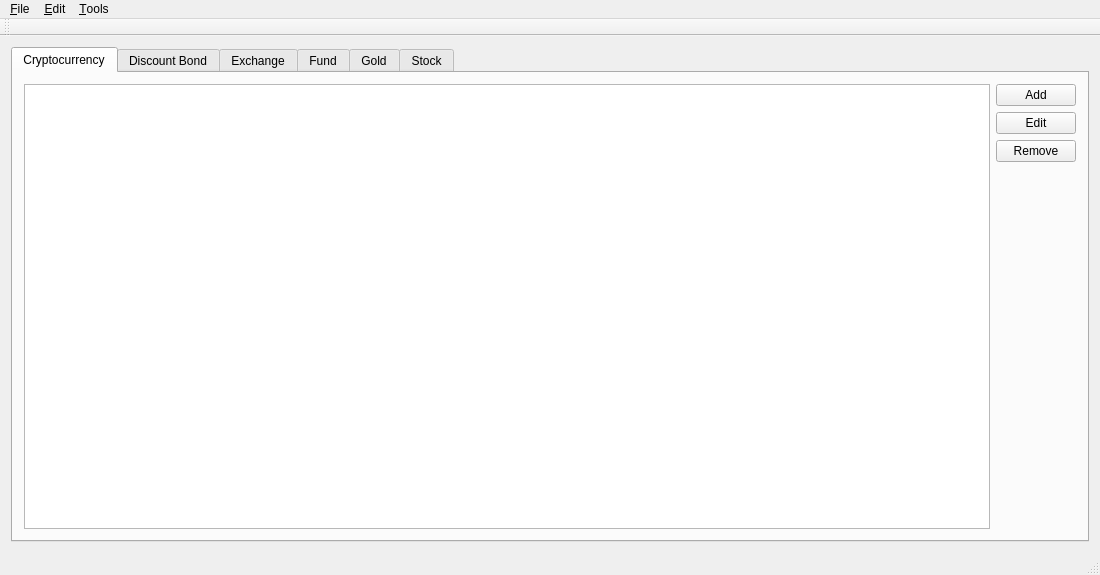
<?xml version="1.0" encoding="UTF-8"?>
<ui version="4.0">
 <class>MainWindow</class>
 <widget class="QMainWindow" name="MainWindow">
  <property name="geometry">
   <rect>
    <x>0</x>
    <y>0</y>
    <width>1100</width>
    <height>575</height>
   </rect>
  </property>
  <property name="windowTitle">
   <string notr="true">MainWindow</string>
  </property>
  <widget class="QWidget" name="centralWidget">
   <property name="enabled">
    <bool>true</bool>
   </property>
   <layout class="QVBoxLayout" name="verticalLayout">
    <item>
     <widget class="QTabWidget" name="twOperations">
      <property name="currentIndex">
       <number>0</number>
      </property>
      <widget class="QWidget" name="cryptoCurrencyTab">
       <attribute name="title">
        <string>Cryptocurrency</string>
       </attribute>
       <layout class="QHBoxLayout" name="horizontalLayout_2">
        <item>
         <widget class="QTreeView" name="trvCryptocurrencyView">
          <property name="indentation">
           <number>8</number>
          </property>
          <property name="uniformRowHeights">
           <bool>true</bool>
          </property>
          <attribute name="headerCascadingSectionResizes">
           <bool>false</bool>
          </attribute>
          <attribute name="headerDefaultSectionSize">
           <number>135</number>
          </attribute>
         </widget>
        </item>
        <item>
         <layout class="QVBoxLayout" name="verticalLayout_6">
          <item>
           <widget class="QPushButton" name="btnNewCryptocurrencyTransaction">
            <property name="text">
             <string>Add</string>
            </property>
           </widget>
          </item>
          <item>
           <widget class="QPushButton" name="btnEditCryptocurrency">
            <property name="text">
             <string>Edit</string>
            </property>
           </widget>
          </item>
          <item>
           <widget class="QPushButton" name="btnDeleteCryptocurrency">
            <property name="text">
             <string>Remove</string>
            </property>
           </widget>
          </item>
          <item>
           <spacer name="verticalSpacer">
            <property name="orientation">
             <enum>Qt::Vertical</enum>
            </property>
            <property name="sizeHint" stdset="0">
             <size>
              <width>20</width>
              <height>40</height>
             </size>
            </property>
           </spacer>
          </item>
         </layout>
        </item>
       </layout>
      </widget>
      <widget class="QWidget" name="bondTab">
       <attribute name="title">
        <string>Discount Bond</string>
       </attribute>
       <layout class="QHBoxLayout" name="horizontalLayout">
        <item>
         <widget class="QTableView" name="tbvDiscountBondView">
          <property name="selectionBehavior">
           <enum>QAbstractItemView::SelectRows</enum>
          </property>
          <attribute name="horizontalHeaderDefaultSectionSize">
           <number>135</number>
          </attribute>
          <attribute name="horizontalHeaderStretchLastSection">
           <bool>true</bool>
          </attribute>
          <attribute name="verticalHeaderVisible">
           <bool>false</bool>
          </attribute>
         </widget>
        </item>
        <item>
         <layout class="QVBoxLayout" name="verticalLayout_7">
          <item>
           <widget class="QPushButton" name="btnNewDiscountBondTransaction">
            <property name="text">
             <string>Add</string>
            </property>
           </widget>
          </item>
          <item>
           <widget class="QPushButton" name="pushButton">
            <property name="text">
             <string>PushButton</string>
            </property>
           </widget>
          </item>
          <item>
           <widget class="QPushButton" name="pushButton_2">
            <property name="text">
             <string>PushButton</string>
            </property>
           </widget>
          </item>
          <item>
           <spacer name="verticalSpacer_2">
            <property name="orientation">
             <enum>Qt::Vertical</enum>
            </property>
            <property name="sizeHint" stdset="0">
             <size>
              <width>20</width>
              <height>40</height>
             </size>
            </property>
           </spacer>
          </item>
         </layout>
        </item>
       </layout>
      </widget>
      <widget class="QWidget" name="exchangeTab">
       <attribute name="title">
        <string>Exchange</string>
       </attribute>
       <layout class="QHBoxLayout" name="horizontalLayout_3">
        <item>
         <widget class="QTableView" name="tbvExchangeView">
          <property name="selectionBehavior">
           <enum>QAbstractItemView::SelectRows</enum>
          </property>
          <attribute name="horizontalHeaderDefaultSectionSize">
           <number>160</number>
          </attribute>
          <attribute name="horizontalHeaderStretchLastSection">
           <bool>true</bool>
          </attribute>
          <attribute name="verticalHeaderVisible">
           <bool>false</bool>
          </attribute>
         </widget>
        </item>
        <item>
         <layout class="QVBoxLayout" name="verticalLayout_5">
          <item>
           <widget class="QPushButton" name="btnNewExchangeTransaction">
            <property name="text">
             <string>Add</string>
            </property>
           </widget>
          </item>
          <item>
           <widget class="QPushButton" name="pushButton_3">
            <property name="text">
             <string>PushButton</string>
            </property>
           </widget>
          </item>
          <item>
           <widget class="QPushButton" name="pushButton_4">
            <property name="text">
             <string>PushButton</string>
            </property>
           </widget>
          </item>
          <item>
           <spacer name="verticalSpacer_3">
            <property name="orientation">
             <enum>Qt::Vertical</enum>
            </property>
            <property name="sizeHint" stdset="0">
             <size>
              <width>20</width>
              <height>40</height>
             </size>
            </property>
           </spacer>
          </item>
         </layout>
        </item>
       </layout>
      </widget>
      <widget class="QWidget" name="fundTab">
       <attribute name="title">
        <string>Fund</string>
       </attribute>
       <layout class="QHBoxLayout" name="horizontalLayout_4">
        <item>
         <widget class="QTableView" name="tbvFundView">
          <property name="selectionBehavior">
           <enum>QAbstractItemView::SelectRows</enum>
          </property>
          <attribute name="horizontalHeaderDefaultSectionSize">
           <number>120</number>
          </attribute>
          <attribute name="horizontalHeaderStretchLastSection">
           <bool>true</bool>
          </attribute>
          <attribute name="verticalHeaderVisible">
           <bool>false</bool>
          </attribute>
         </widget>
        </item>
        <item>
         <layout class="QVBoxLayout" name="verticalLayout_4">
          <item>
           <widget class="QPushButton" name="btnNewFundTransaction">
            <property name="text">
             <string>Add</string>
            </property>
           </widget>
          </item>
          <item>
           <widget class="QPushButton" name="pushButton_5">
            <property name="text">
             <string>PushButton</string>
            </property>
           </widget>
          </item>
          <item>
           <widget class="QPushButton" name="pushButton_6">
            <property name="text">
             <string>PushButton</string>
            </property>
           </widget>
          </item>
          <item>
           <spacer name="verticalSpacer_4">
            <property name="orientation">
             <enum>Qt::Vertical</enum>
            </property>
            <property name="sizeHint" stdset="0">
             <size>
              <width>20</width>
              <height>40</height>
             </size>
            </property>
           </spacer>
          </item>
         </layout>
        </item>
       </layout>
      </widget>
      <widget class="QWidget" name="goldTab">
       <attribute name="title">
        <string>Gold</string>
       </attribute>
       <layout class="QHBoxLayout" name="horizontalLayout_5">
        <item>
         <widget class="QTableView" name="tbvGoldView">
          <property name="selectionBehavior">
           <enum>QAbstractItemView::SelectRows</enum>
          </property>
          <attribute name="horizontalHeaderDefaultSectionSize">
           <number>160</number>
          </attribute>
          <attribute name="horizontalHeaderStretchLastSection">
           <bool>true</bool>
          </attribute>
          <attribute name="verticalHeaderVisible">
           <bool>false</bool>
          </attribute>
         </widget>
        </item>
        <item>
         <layout class="QVBoxLayout" name="verticalLayout_3">
          <item>
           <widget class="QPushButton" name="btnNewGoldTransaction">
            <property name="text">
             <string>Add</string>
            </property>
           </widget>
          </item>
          <item>
           <widget class="QPushButton" name="pushButton_7">
            <property name="text">
             <string>PushButton</string>
            </property>
           </widget>
          </item>
          <item>
           <widget class="QPushButton" name="pushButton_8">
            <property name="text">
             <string>PushButton</string>
            </property>
           </widget>
          </item>
          <item>
           <spacer name="verticalSpacer_5">
            <property name="orientation">
             <enum>Qt::Vertical</enum>
            </property>
            <property name="sizeHint" stdset="0">
             <size>
              <width>20</width>
              <height>40</height>
             </size>
            </property>
           </spacer>
          </item>
         </layout>
        </item>
       </layout>
      </widget>
      <widget class="QWidget" name="stockTab">
       <attribute name="title">
        <string>Stock</string>
       </attribute>
       <layout class="QHBoxLayout" name="horizontalLayout_6">
        <item>
         <widget class="QTableView" name="tbvStockView">
          <property name="selectionBehavior">
           <enum>QAbstractItemView::SelectRows</enum>
          </property>
          <attribute name="horizontalHeaderDefaultSectionSize">
           <number>115</number>
          </attribute>
          <attribute name="horizontalHeaderStretchLastSection">
           <bool>true</bool>
          </attribute>
          <attribute name="verticalHeaderVisible">
           <bool>false</bool>
          </attribute>
         </widget>
        </item>
        <item>
         <layout class="QVBoxLayout" name="verticalLayout_2">
          <item>
           <widget class="QPushButton" name="btnNewStockTransaction">
            <property name="text">
             <string>Add</string>
            </property>
           </widget>
          </item>
          <item>
           <widget class="QPushButton" name="pushButton_9">
            <property name="text">
             <string>PushButton</string>
            </property>
           </widget>
          </item>
          <item>
           <widget class="QPushButton" name="pushButton_10">
            <property name="text">
             <string>PushButton</string>
            </property>
           </widget>
          </item>
          <item>
           <spacer name="verticalSpacer_6">
            <property name="orientation">
             <enum>Qt::Vertical</enum>
            </property>
            <property name="sizeHint" stdset="0">
             <size>
              <width>20</width>
              <height>40</height>
             </size>
            </property>
           </spacer>
          </item>
         </layout>
        </item>
       </layout>
      </widget>
     </widget>
    </item>
   </layout>
  </widget>
  <widget class="QMenuBar" name="menuBar">
   <property name="geometry">
    <rect>
     <x>0</x>
     <y>0</y>
     <width>1100</width>
     <height>25</height>
    </rect>
   </property>
   <widget class="QMenu" name="menu_File">
    <property name="title">
     <string>&amp;File</string>
    </property>
    <widget class="QMenu" name="menuOpen_Recent_Portfolios">
     <property name="title">
      <string>Open &amp;Recent Portfolios</string>
     </property>
    </widget>
    <addaction name="actionNew_Portfolio"/>
    <addaction name="actionOpen_Portfolio"/>
    <addaction name="menuOpen_Recent_Portfolios"/>
    <addaction name="separator"/>
    <addaction name="actionClose"/>
   </widget>
   <widget class="QMenu" name="menu_Edit">
    <property name="title">
     <string>&amp;Edit</string>
    </property>
    <addaction name="actionEdit_Portfolio"/>
    <addaction name="separator"/>
   </widget>
   <widget class="QMenu" name="menu_Tools">
    <property name="title">
     <string>&amp;Tools</string>
    </property>
    <widget class="QMenu" name="menu_Language">
     <property name="title">
      <string>&amp;Locale</string>
     </property>
     <addaction name="actionEnglish"/>
     <addaction name="actionTurkish"/>
    </widget>
    <addaction name="menu_Language"/>
   </widget>
   <addaction name="menu_File"/>
   <addaction name="menu_Edit"/>
   <addaction name="menu_Tools"/>
  </widget>
  <widget class="QToolBar" name="mainToolBar">
   <attribute name="toolBarArea">
    <enum>TopToolBarArea</enum>
   </attribute>
   <attribute name="toolBarBreak">
    <bool>false</bool>
   </attribute>
  </widget>
  <widget class="QStatusBar" name="statusBar"/>
  <action name="actionClose">
   <property name="text">
    <string>&amp;Close</string>
   </property>
  </action>
  <action name="actionDiscountBond">
   <property name="enabled">
    <bool>true</bool>
   </property>
   <property name="text">
    <string>Discount Bond</string>
   </property>
   <property name="toolTip">
    <string>Discount Bond</string>
   </property>
  </action>
  <action name="actionCryptocurrency">
   <property name="enabled">
    <bool>true</bool>
   </property>
   <property name="text">
    <string>Cryptocurrency</string>
   </property>
  </action>
  <action name="actionFund">
   <property name="text">
    <string>Fund</string>
   </property>
  </action>
  <action name="actionExchange">
   <property name="text">
    <string>Exchange</string>
   </property>
  </action>
  <action name="actionGold">
   <property name="text">
    <string>Gold</string>
   </property>
  </action>
  <action name="actionStock">
   <property name="text">
    <string>Stock</string>
   </property>
  </action>
  <action name="actionOpen_Portfolio">
   <property name="text">
    <string>&amp;Open Portfolio</string>
   </property>
  </action>
  <action name="actionNew_Portfolio">
   <property name="text">
    <string>&amp;New Portfolio</string>
   </property>
  </action>
  <action name="actionEdit_Portfolio">
   <property name="enabled">
    <bool>false</bool>
   </property>
   <property name="text">
    <string>E&amp;dit Portfolio</string>
   </property>
  </action>
  <action name="actionEnglish">
   <property name="checkable">
    <bool>true</bool>
   </property>
   <property name="text">
    <string>&amp;English - United States (en_US)</string>
   </property>
  </action>
  <action name="actionTurkish">
   <property name="checkable">
    <bool>true</bool>
   </property>
   <property name="text">
    <string>&amp;Türkçe - Türkiye (tr_TR)</string>
   </property>
   <property name="toolTip">
    <string>Türkçe</string>
   </property>
  </action>
 </widget>
 <layoutdefault spacing="6" margin="11"/>
 <resources/>
 <connections/>
</ui>
